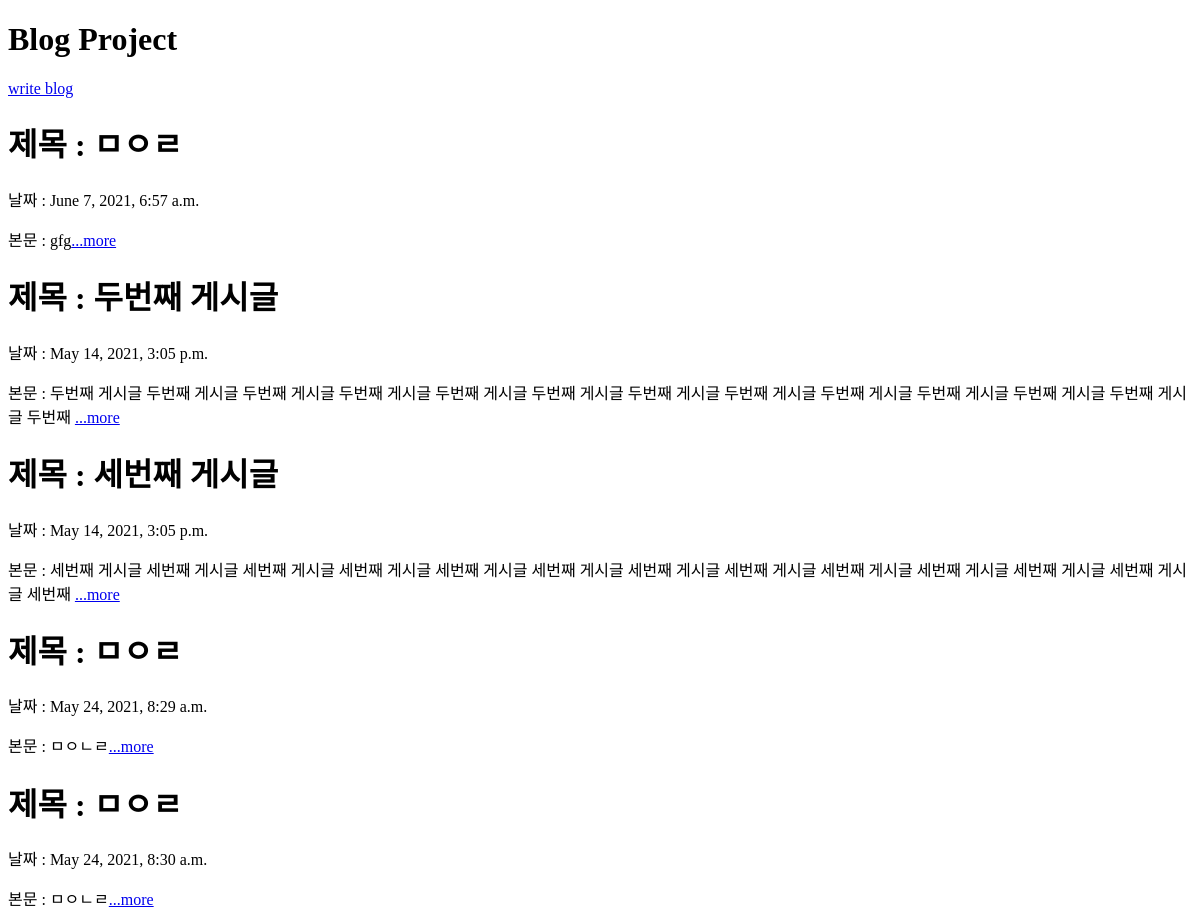
The app's page / (upper part), older data.
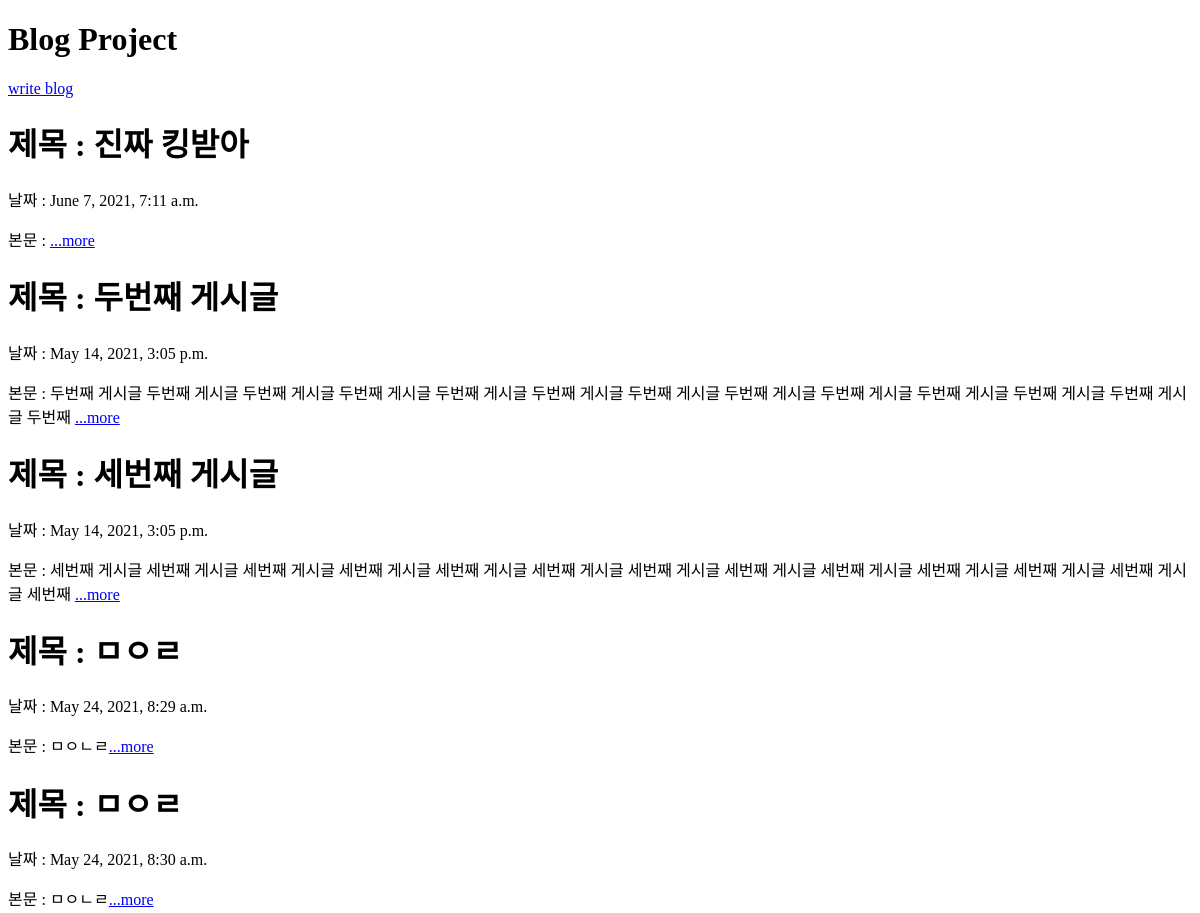
The same page, newer data.
### blogapp/models.py (models this page shows, shortened)
class Blog(models.Model):
    title = models.CharField(max_length=200)
    writer = models.CharField(max_length=100)
    pub_date = models.DateTimeField()
    body = models.TextField()
    def summary(self) -> str:
        return self.body[:100]

### blogapp/views.py (the view)
# urls.py: 2. Add a URL to urlpatterns:  path('', views.home, name='home')
def home(request):
    blogs = Blog.objects.all()
    return render(request,'home.html',{'blogs':blogs})

### blogapp/templates/home.html (shortened to what this page needs)
<!DOCTYPE html>
<html lang="en">
    <head>
    </head>
    <body>
        <h1>Blog Project</h1>
        <div>
            <a href="{%url 'new' %}">write blog</a>
        </div>
        <div class="container">
            {% for blog in blogs %}
                <div>
                <h1>제목 : {{blog.title}}</h1>
                <p>날짜 : {{blog.pub_date}}</p>
                <p>본문 : {{blog.summary}}<a href="{%url 'detail' blog.id %}">...more</a></p>
                </div>
            {% endfor %}
        </div>
    </body>
</html>

Row changes from the older to the newer data that the page shows:
changed Blog: title "ㅁㅇㄹ" → "진짜 킹받아"; pub_date "June 7, 2021, 6:57 a.m." → "June 7, 2021, 7:11 a.m."; summary "gfg" → (not shown)
